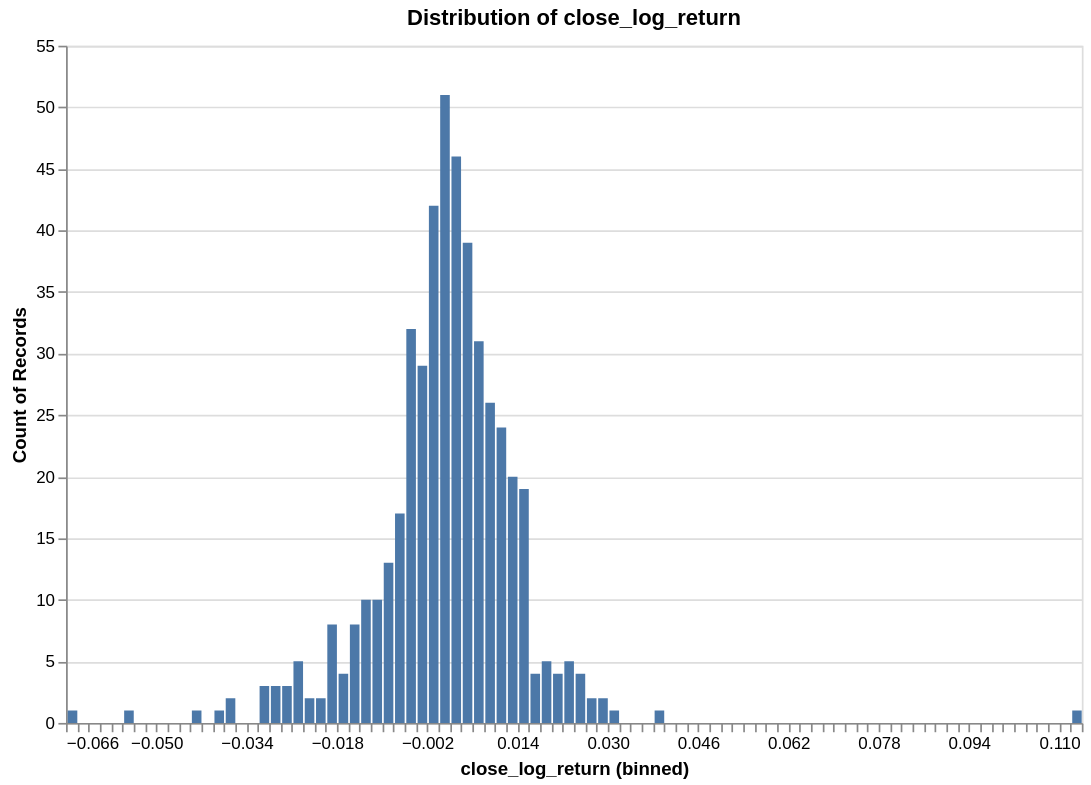

The notebook cell this image was saved under:
### Code cell
research.plot_distribution(ts, target, no_bins = 100)

### Figure 1 — Vega specification as saved in the notebook (floating-point values rounded to 4 significant figures)
{"$schema": "https://vega.github.io/schema/vega/v6.json", "data": [{"name": "param_f268f798f41c853e_store"}, {"name": "source_0", "values": [{"__count": 39, "bin_maxbins_100_close_log_return": 0.004, "bin_maxbins_100_close_log_return_end": 0.006}, {"__count": 26, "bin_maxbins_100_close_log_return": 0.008, "bin_maxbins_100_close_log_return_end": 0.01}, {"__count": 51, "bin_maxbins_100_close_log_return": 0.0, "bin_maxbins_100_close_log_return_end": 0.002}, {"__count": 17, "bin_maxbins_100_close_log_return": -0.008, "bin_maxbins_100_close_log_return_end": -0.006}, {"__count": 5, "bin_maxbins_100_close_log_return": 0.022, "bin_maxbins_100_close_log_return_end": 0.024}, {"__count": 29, "bin_maxbins_100_close_log_return": -0.004, "bin_maxbins_100_close_log_return_end": -0.002}, {"__count": 4, "bin_maxbins_100_close_log_return": 0.02, "bin_maxbins_100_close_log_return_end": 0.022}, {"__count": 20, "bin_maxbins_100_close_log_return": 0.012, "bin_maxbins_100_close_log_return_end": 0.014}, {"__count": 32, "bin_maxbins_100_close_log_return": -0.006, "bin_maxbins_100_close_log_return_end": -0.004}, {"__count": 42, "bin_maxbins_100_close_log_return": -0.002, "bin_maxbins_100_close_log_return_end": -1.735e-18}, {"__count": 46, "bin_maxbins_100_close_log_return": 0.002, "bin_maxbins_100_close_log_return_end": 0.004}, {"__count": 13, "bin_maxbins_100_close_log_return": -0.01, "bin_maxbins_100_close_log_return_end": -0.008}, {"__count": 31, "bin_maxbins_100_close_log_return": 0.006, "bin_maxbins_100_close_log_return_end": 0.008}, {"__count": 8, "bin_maxbins_100_close_log_return": -0.016, "bin_maxbins_100_close_log_return_end": -0.014}, {"__count": 24, "bin_maxbins_100_close_log_return": 0.01, "bin_maxbins_100_close_log_return_end": 0.012}, {"__count": 4, "bin_maxbins_100_close_log_return": -0.018, "bin_maxbins_100_close_log_return_end": -0.016}, {"__count": 10, "bin_maxbins_100_close_log_return": -0.012, "bin_maxbins_100_close_log_return_end": -0.01}, {"__count": 19, "bin_maxbins_100_close_log_return": 0.014, "bin_maxbins_100_close_log_return_end": 0.016}, {"__count": 5, "bin_maxbins_100_close_log_return": 0.018, "bin_maxbins_100_close_log_return_end": 0.02}, {"__count": 8, "bin_maxbins_100_close_log_return": -0.02, "bin_maxbins_100_close_log_return_end": -0.018}, {"__count": 4, "bin_maxbins_100_close_log_return": 0.016, "bin_maxbins_100_close_log_return_end": 0.018}, {"__count": 2, "bin_maxbins_100_close_log_return": 0.028, "bin_maxbins_100_close_log_return_end": 0.03}, {"__count": 10, "bin_maxbins_100_close_log_return": -0.014, "bin_maxbins_100_close_log_return_end": -0.012}, {"__count": 2, "bin_maxbins_100_close_log_return": -0.022, "bin_maxbins_100_close_log_return_end": -0.02}, {"__count": 2, "bin_maxbins_100_close_log_return": -0.024, "bin_maxbins_100_close_log_return_end": -0.022}, {"__count": 3, "bin_maxbins_100_close_log_return": -0.03, "bin_maxbins_100_close_log_return_end": -0.028}, {"__count": 2, "bin_maxbins_100_close_log_return": -0.038, "bin_maxbins_100_close_log_return_end": -0.036}, {"__count": 5, "bin_maxbins_100_close_log_return": -0.026, "bin_maxbins_100_close_log_return_end": -0.024}, {"__count": 3, "bin_maxbins_100_close_log_return": -0.032, "bin_maxbins_100_close_log_return_end": -0.03}, {"__count": 1, "bin_maxbins_100_close_log_return": 0.03, "bin_maxbins_100_close_log_return_end": 0.032}, {"__count": 4, "bin_maxbins_100_close_log_return": 0.024, "bin_maxbins_100_close_log_return_end": 0.026}, {"__count": 3, "bin_maxbins_100_close_log_return": -0.028, "bin_maxbins_100_close_log_return_end": -0.026}, {"__count": 2, "bin_maxbins_100_close_log_return": 0.026, "bin_maxbins_100_close_log_return_end": 0.028}, {"__count": 1, "bin_maxbins_100_close_log_return": -0.04, "bin_maxbins_100_close_log_return_end": -0.038}, {"__count": 1, "bin_maxbins_100_close_log_return": -0.056, "bin_maxbins_100_close_log_return_end": -0.054}, {"__count": 1, "bin_maxbins_100_close_log_return": -0.066, "bin_maxbins_100_close_log_return_end": -0.064}, {"__count": 1, "bin_maxbins_100_close_log_return": 0.112, "bin_maxbins_100_close_log_return_end": 0.114}, {"__count": 1, "bin_maxbins_100_close_log_return": -0.044, "bin_maxbins_100_close_log_return_end": -0.042}, {"__count": 1, "bin_maxbins_100_close_log_return": 0.038, "bin_maxbins_100_close_log_return_end": 0.04}]}, {"name": "source_0_y_domain___count", "values": [{"min": 1, "max": 51}]}], "signals": [{"name": "bin_maxbins_100_close_log_return_bins", "value": {"fields": ["close_log_return"], "fname": "bin_close_log_return", "start": -0.066, "step": 0.002, "stop": 0.114}}, {"name": "unit", "value": {}, "on": [{"events": "pointermove", "update": "isTuple(group()) ? group() : unit"}]}, {"name": "param_f268f798f41c853e", "update": "vlSelectionResolve(\"param_f268f798f41c853e_store\", \"union\")"}, {"name": "param_f268f798f41c853e_close_log_return", "on": [{"events": [{"source": "view", "type": "dblclick"}], "update": "null"}, {"events": {"signal": "param_f268f798f41c853e_translate_delta"}, "update": "panLinear(param_f268f798f41c853e_translate_anchor.extent_x, -param_f268f798f41c853e_translate_delta.x / width)"}, {"events": {"signal": "param_f268f798f41c853e_zoom_delta"}, "update": "zoomLinear(domain(\"x\"), param_f268f798f41c853e_zoom_anchor.x, param_f268f798f41c853e_zoom_delta)"}]}, {"name": "param_f268f798f41c853e_tuple", "on": [{"events": [{"signal": "param_f268f798f41c853e_close_log_return"}], "update": "param_f268f798f41c853e_close_log_return ? {unit: \"\", fields: param_f268f798f41c853e_tuple_fields, values: [param_f268f798f41c853e_close_log_return]} : null"}]}, {"name": "param_f268f798f41c853e_tuple_fields", "value": [{"field": "close_log_return", "channel": "x", "type": "R"}]}, {"name": "param_f268f798f41c853e_translate_anchor", "value": {}, "on": [{"events": [{"source": "scope", "type": "pointerdown"}], "update": "{x: x(unit), y: y(unit), extent_x: domain(\"x\")}"}]}, {"name": "param_f268f798f41c853e_translate_delta", "value": {}, "on": [{"events": [{"source": "window", "between": [{"source": "scope", "type": "pointerdown"}, {"source": "window", "type": "pointerup"}], "type": "pointermove", "consume": true}], "update": "{x: param_f268f798f41c853e_translate_anchor.x - x(unit), y: param_f268f798f41c853e_translate_anchor.y - y(unit)}"}]}, {"name": "param_f268f798f41c853e_zoom_anchor", "on": [{"events": [{"source": "scope", "type": "wheel", "consume": true}], "update": "{x: invert(\"x\", x(unit)), y: invert(\"y\", y(unit))}"}]}, {"name": "param_f268f798f41c853e_zoom_delta", "on": [{"events": [{"source": "scope", "type": "wheel", "consume": true}], "update": "pow(1.001, event.deltaY * pow(16, event.deltaMode))", "force": true}]}, {"name": "param_f268f798f41c853e_modify", "on": [{"events": {"signal": "param_f268f798f41c853e_tuple"}, "update": "modify(\"param_f268f798f41c853e_store\", param_f268f798f41c853e_tuple, true)"}]}], "marks": [{"type": "rect", "name": "marks", "from": {"data": "source_0"}, "encode": {"update": {"fill": {"value": "#4c78a8"}, "x": {"field": "bin_maxbins_100_close_log_return_end", "scale": "x", "offset": {"signal": "0.5 + (abs(scale(\"x\", datum[\"bin_maxbins_100_close_log_return_end\"]) - scale(\"x\", datum[\"bin_maxbins_100_close_log_return\"])) < 0.25 ? 0.5 * (0.25 - (abs(scale(\"x\", datum[\"bin_maxbins_100_close_log_return_end\"]) - scale(\"x\", datum[\"bin_maxbins_100_close_log_return\"])))) : -0.5)"}}, "y2": {"value": 0, "scale": "y"}, "y": {"field": "__count", "scale": "y"}, "x2": {"field": "bin_maxbins_100_close_log_return", "scale": "x", "offset": {"signal": "0.5 + (abs(scale(\"x\", datum[\"bin_maxbins_100_close_log_return_end\"]) - scale(\"x\", datum[\"bin_maxbins_100_close_log_return\"])) < 0.25 ? -0.5 * (0.25 - (abs(scale(\"x\", datum[\"bin_maxbins_100_close_log_return_end\"]) - scale(\"x\", datum[\"bin_maxbins_100_close_log_return\"])))) : 0.5)"}}}}, "clip": true, "style": ["bar"], "interactive": true}], "scales": [{"name": "x", "type": "linear", "domain": {"signal": "[bin_maxbins_100_close_log_return_bins.start, bin_maxbins_100_close_log_return_bins.stop]"}, "range": [0, {"signal": "width"}], "bins": {"signal": "bin_maxbins_100_close_log_return_bins"}, "zero": false, "domainRaw": {"signal": "param_f268f798f41c853e[\"close_log_return\"]"}}, {"name": "y", "type": "linear", "domain": [{"signal": "(data(\"source_0_y_domain___count\")[0] || {}).min"}, {"signal": "(data(\"source_0_y_domain___count\")[0] || {}).max"}], "range": [{"signal": "height"}, 0], "nice": true, "zero": true}], "axes": [{"scale": "y", "domain": false, "gridScale": "x", "orient": "left", "maxExtent": 0, "labels": false, "grid": true, "aria": false, "zindex": 0, "tickCount": {"signal": "ceil(height/40)"}, "minExtent": 0, "ticks": false}, {"scale": "x", "title": "close_log_return (binned)", "labelFlush": true, "orient": "bottom", "labelOverlap": true, "tickCount": {"signal": "ceil(width/10)"}, "grid": false, "zindex": 0}, {"scale": "y", "tickCount": {"signal": "ceil(height/40)"}, "orient": "left", "zindex": 0, "grid": false, "title": "Count of Records", "labelOverlap": true}], "title": {"text": "Distribution of close_log_return", "frame": "group"}, "style": "cell", "padding": 5, "background": "white", "height": 400, "width": 600}
